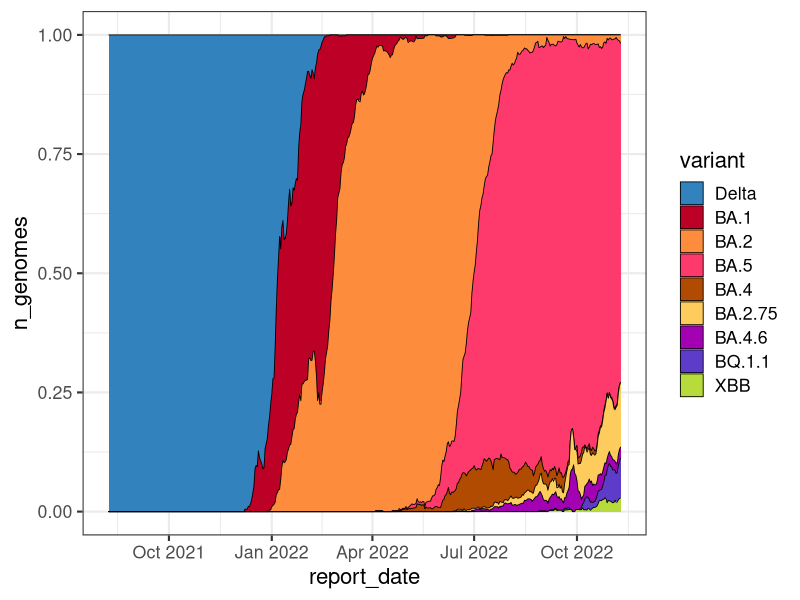

Here is the R script that generated this plot:
## ---- chunk 1
knitr::opts_chunk$set(
  fig.path = "images/"
)
## ---- chunk 2
library(lubridate)
library(tidyr)
library(ggplot2)
library(forcats)

voc <- read.csv("data/all_variant_counts.csv")
voc$report_date <- ymd(voc$report_date)
tidy_voc <- pivot_longer(voc, !report_date, names_to = "variant", values_to = "n_genomes")

order_of_arrival <- c("Delta", "BA.1", "BA.2", "BA.5", "BA.4", "BA.2.75", "BA.4.6", 
"BQ.1.1", "XBB")

tidy_voc$variant <- fct_relevel(tidy_voc$variant, order_of_arrival)

voc_pal <-   c(`Delta` = "#3182bd", 
               `BA.1` = "#bd0026", 
               `BA.2` = "#fd8d3c", 
               `BA.4` = "#B14B02",
               `BA.4.6` = "#A202B1",
               `BA.5` = "#FD3A6B",
               `BA.2.75` = "#fecc5c", 
               `BQ.1.1`  = "#5d3cc9", 
               `XBB` = "#b6db3a"
)


ggplot(tidy_voc, aes(report_date, n_genomes, fill=variant)) + 
    geom_area(position = 'fill', colour='black', size=0.3) +
    scale_fill_manual(values=voc_pal)+
    theme_bw(base_size = 16)  
